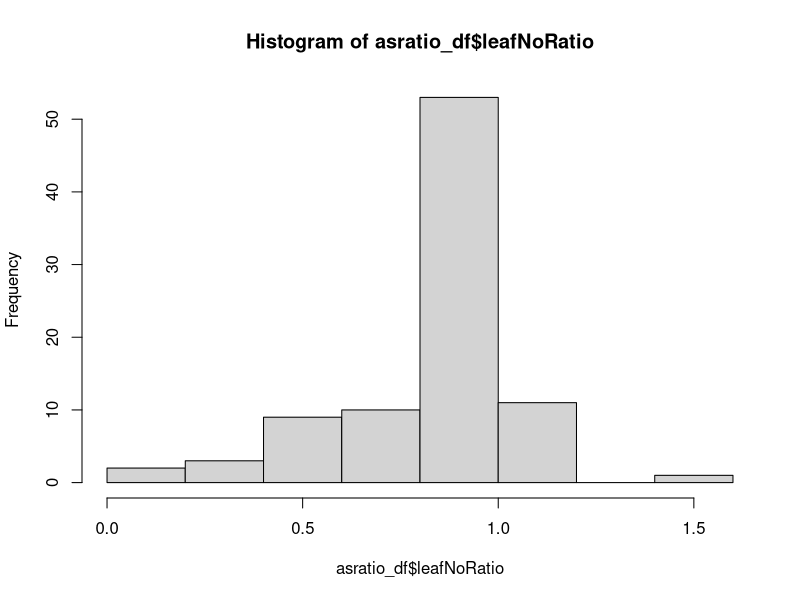

R code for this plot: (Note: this script raises an error after producing the figure.)
# ******************************************************************************

###                     Rex and Sof's Salinity Workshop                      ###

# ******************************************************************************

# ******************************************************************************

# Salinity Data Analysis ----------------

# ******************************************************************************

# first, we're going to clear the data from our global environment, so we have a 
# fresh start

rm(list = ls())


# Let's import our data

# the folder we are working in is called our "working directory". It is good 
# convention to keep everything you're working on in this folder. You can check 
# you're using the correct working directory by using 
getwd()
# if the working directory isn't the folder you want to use, you can use 
# setwd("xxxx enter filepath here xxx") # to set your working directory. 
# your data should be saved in your working directory folder. You can then easily
# access this data:

all_data <- na.omit(data.frame(read.csv("salinitydata2023.csv")))  
# read.csv will import the data from our working directory
head(all_data) 
# note that we now have all_data in our global environment, which is ##### observations 
# of #### variables
# the name of our species column is a little weird, so lets sort that out:
names(all_data)[1] <- 'species'
# and we can check that everything looks right
str(all_data)
summary(all_data)

# To standardise our results, we have calculated each variable as 
# a ratio of the mean of the control. 
# We are going to analyse the response variables leaf_no_ratio, shoot_height_ratio, 
# root_length_ratio, fw_shoot_root_ratio, dw_shoot_root_ratio, shoot_moisture, and root_moisture.


# Before we get into it, let's make sure our data is formatted so that we can work 
# with it easily. This can be tedious, but saves time in the long run

# Let's assign all of the variables we're going to use to their own object. 

species <- all_data$species
saltConc <- as.character(all_data$salt_conc) 
# this would automatically be numerical, we want it to be character, because we're 
# using it as a categorical variable.
leafNoRatio <- all_data$leaf_no_ratio
shootHtRatio <- all_data$shoot_height_ratio
rootLnRatio <- all_data$root_length_ratio
fwShootRoot <- all_data$fw_shoot_root_ratio
dwShootRoot <- all_data$dw_shoot_root_ratio
shootMoist <- all_data$shoot_moisture
rootMoist <- all_data$root_moisture
totMoist <- all_data$total_moisture

# While we do this, we're going to exclude the controls for the "leaf number-", 
# "shoot height-" and "root length (ratio to control mean)" variables. We're going 
# to combine them into dataframes with the species and salt concentration
# because we want to make sure we have the same number of observations for each of these variables.

asratio_df1 <- cbind.data.frame(species, saltConc, leafNoRatio, shootHtRatio, rootLnRatio)
asratio_df <- asratio_df1[asratio_df1$saltConc>0,] 
# this will ensure that all salt concentrations in this dataframe are greater than 0
                             
# we can get the summary for any of these variables and see the datatypes, etc
summary(asratio_df)
str(asratio_df)
# and we can check how many replicates we have for each treatment
table(asratio_df$species, asratio_df$saltConc)

# and we'll just make a dataframe of the rest of the variables, because it makes 
# plotting easier down the track:
alldata_df <- cbind.data.frame(species, saltConc, fwShootRoot, dwShootRoot, 
                               shootMoist, rootMoist, totMoist)

# Next, we need to perform some assumption testing. This is like checking in the 
# pantry to see what ingredients you have. If you have eggs, flour, milk, and sugar, 
# you can make a cake. If you have eggs, milk, bacon and cheese
# you can make an omelette. We want to do a two-way ANOVA, but we need to check 
# that we have all of the ingredients, first. 
# The assumptions (ingredients) of an ANOVA are:
#     > normally distributed data
#     > homogeneity of variances
#     > data are independent (we know our data are independent because the plants 
# were grown in their own pots, and don't influence each other either way.)


# Leaf Number as a Ratio of Control Mean ----------------------------------

# first, we're going to analyse the plant's leaf number as a ratio to the mean control in 
# response to salinity level.

# Let's check our assumptions:

### Assumption 1: data are normally distributed
# The central limit theorem tells us that When we have a sample size large enough 
# (n > 30), the sampling distribution will be normal, regardless of the distribution 
# of the data. However, it's good practice to report your assumption testing in 
# your statistical methods section. 
# We are going to use the Shapiro-Wilk method to test normality. 
# the null hypothesis is that sample distribution is normal. If the test is significant, 
# the distribution is non-normal. 
# If our p-value is > 0.05, we can assume that our data is normally distributed.

# We just extract the column needed from our relevant dataset, and we can do this 
# within the shapiro.test function
shapiro.test(asratio_df$leafNoRatio)

# we can visually assess distribution using histograms 
hist(asratio_df$leafNoRatio)


# if we compare the results from our normality tests with our histograms, we can 
# see whether our data are normally distributed.

# Sometimes, to bring our data closer to normality, we can remove some outliers. 
# We need to explore this visually using boxplots, for both our species and our salt concentration. 

# we're going to use the package 'ggpubr' to make some plots to visualise our group differences. This first needs
#installing like so:

install.packages("ggpubr")
library(ggpubr)
library(dplyr)

#plot leaf number as ratio to control mean by groups "salt concentration"
# colour box plot by second group "species"

ggboxplot(asratio_df, x = "saltConc", y = "leafNoRatio", color = "species")

# In this case, we can see that there are some outliers present. Generally, outliers
# are classed as numbers outside of 1.5 * the interquartile range. 
# we are going to remove these outliers. Make sure to give justification for this removal in your methods section.

# first, we work out what our first and third quartiles are for our data:
quartiles <- quantile(asratio_df$leafNoRatio, probs=c(.25, .75), na.rm = FALSE) 
# and determine the interquartile range (IQR)
IQR <- IQR(asratio_df$leafNoRatio)

# Then we find our lower and upper limits:
Lower <- quartiles[1] - 1.5*IQR
Upper <- quartiles[2] + 1.5*IQR 

# and reassign any data above the lower threshold and below the upper threshold to a new dataframe, 
# which we will use for the analysis.
leafNoRatio_noOutliers <- filter(asratio_df, leafNoRatio > Lower & leafNoRatio < Upper )

# let's check how many replicates we have for each, now

table(leafNoRatio_noOutliers$species, leafNoRatio_noOutliers$saltConc)

# After relevant outliers are removed, we can then re-test for normality using our Shapiro-Wilk tests.
shapiro.test(leafNoRatio_noOutliers$leafNoRatio)

# we still have a significant p-value, but let's check out our histogram:
hist(leafNoRatio_noOutliers$leafNoRatio)

ggboxplot(leafNoRatio_noOutliers, x = "saltConc", y = "leafNoRatio", color = "species")

# looks pretty good. Let's proceed.

### Assumption 2: variances are homogeneous

# the Levene's test for Homogeneity of Variance (in the 'car' package) will tell us if our variances are homogeneous - 
# that is, that all population variances are equal. A p - value < 0.05 will suggest that variances are significantly 
# different and that this assumption has been violated
# install.packages("car")
library(car) # access the car package

leveneTest(leafNoRatio ~ species*saltConc, data = leafNoRatio_noOutliers)

### two-way ANOVA

# now that we have the ingredients, let's bake our lovely ANOVA cake!
# the null hypotheses for a two-way ANOVA are:
#       > there is no difference in the means of factor A
#       > there is no difference in the means of factor B
#       > there is no interaction between factor A and B. 
# if the p-value for our ANOVA is <0.05, we reject the null, and find that there 
# is a significant difference or interaction.

leafno.aov <- aov(leafNoRatio ~ species * saltConc, data = leafNoRatio_noOutliers)
summary(leafno.aov)

 # we can generate some summary statistics for our response data, depending on our two factors:
require("dplyr")
group_by(leafNoRatio_noOutliers, species, saltConc) %>%
  summarise(count = n(),mean = mean(leafNoRatio, na.rm = TRUE),
            sd = sd(leafNoRatio, na.rm = TRUE))

# the ANOVA tells us that there are differences group means, but we don't know 
# which pairs of groups are different. We can use a Tukey multiple pairwise comparisons 
# test to see where these differences lie. Since we only have two species, 
# only need to do this for our salt concentrations:

TukeyHSD(leafno.aov, which = "saltConc")
# when interpreting the output, diff: difference between means of the two groups, 
# lwr & upr: the lower and the upper end point of the confidence interval at 95%, 
# p adj: p-value after adjustment for the multiple comparisons.


### let's graph it!

# To visualise our data (and for our report), we need to generate a means plot.
# we are going to plot our response variable by groups "saltConc", and use the colours to show the species.
# we add error bars using mean_se
# we can explore the options for our plot using the help for ggline, 
# have a play and see what you think shows your results the best!
?ggline


ggline(leafNoRatio_noOutliers, x = "saltConc", y = "leafNoRatio", color = "species",
       add = c("mean_se"),
       xlab = "salt concentration (g/L)",
       ylab = "number of leaves (ratio to control mean)",
       legend = "right")

# once we're happy with our plot, we click "export" and save it in our working folder.


# Congratulations! You've now gone through ALL code you will need to use for this prac!
# The next analyses use exactly the same functions as for the leafNoRatio variable. The
#code will now have fewer and fewer comments as you get more used to repeating the same
#analyses.

# Root length as a Ratio of Control Mean ----------------------------------

# Let's check our assumptions:

### Assumption 1: data are normally distributed
# let's do a shapiro-wilk test of normality on our rootLnRatio variable
shapiro.test(asratio_df$rootLnRatio)

# If the Sig. value of the Shapiro-Wilk Test is greater than 0.05, the data is normal. 
# If it is below 0.05, the data significantly deviate from a normal distribution.

# we can visually assess distribution using histograms 
hist(asratio_df$rootLnRatio)

# if we compare the results from our normality tests with our histograms, we can 
# see whether our data are normally distributed.

# Sometimes, to bring our data closer to normality, we can remove some outliers. 
# We need to explore this visually using boxplots, for both our species and our salt concentration. 

# plot root length as a ratio to control mean by groups "salt concentration"
# colour box plot by second group "species"

ggboxplot(asratio_df, x = "saltConc", y = "rootLnRatio", color = "species")

# We can then make note of where outliers occur, and remove them from our data set if we 
# have a valid reason to do so.

# In this case, we can see that there are some outliers present. Generally, outliers
# are classed as numbers outside of 1.5 * the interquartile range. 
# we are going to remove these outliers. Make sure to give justification for this removal in your methods section.

# first, we work out what our first and third quartiles are for our data:
quartiles <- quantile(asratio_df$rootLnRatio, probs=c(.25, .75), na.rm = FALSE) 
# and determine the interquartile range (IQR)
IQR <- IQR(asratio_df$rootLnRatio)

# Then we find our lower and upper limits:
Lower <- quartiles[1] - 1.5*IQR
Upper <- quartiles[2] + 1.5*IQR 

# and reassign any data above the lower threshold and below the upper threshold to a new dataframe, 
# which we will use for the analysis.
rootLnRatio_noOutliers <- filter(asratio_df, rootLnRatio > Lower & rootLnRatio < Upper )

# After relevant outliers are removed, we can then re-test for normality using our Shapiro-Wilk tests.
shapiro.test(rootLnRatio_noOutliers$rootLnRatio)

# And double check using a histogram:
# we can visually assess distribution using histograms 
hist(rootLnRatio_noOutliers$rootLnRatio)

# and have another look at our new boxplots:
ggboxplot(rootLnRatio_noOutliers, x = "saltConc", y = "rootLnRatio", color = "species")

table(rootLnRatio_noOutliers$species, rootLnRatio_noOutliers$saltConc)

### Assumption 2: variances are homogeneous

# Let's do our levene's test

leveneTest(rootLnRatio ~ species*saltConc, data =rootLnRatio_noOutliers)

# and we're good to go!

### two-way ANOVA

rootLn.aov <- aov(rootLnRatio ~ species * saltConc, data = rootLnRatio_noOutliers)
summary(rootLn.aov)


# we can generate some summary statistics for our response data, depending on our two factors:

group_by(rootLnRatio_noOutliers, species, saltConc) %>%
  summarise(count = n(),mean = mean(rootLnRatio, na.rm = TRUE),
            sd = sd(rootLnRatio, na.rm = TRUE))

# Tukey's HSD will tell is where the differences between groups are

TukeyHSD(rootLn.aov, which = "saltConc")


### let's graph it!

ggline(rootLnRatio_noOutliers, x = "saltConc", y = "rootLnRatio", color = "species",
       add = c("mean_se"),
       xlab = "salt concentration (g/L)",
       ylab = "root length (ratio to control mean)",
       legend = "right")

# don't forget to export your plot

# Shoot height as a Ratio of Control Mean ----------------------------------

# Let's check our assumptions:

### Assumption 1: data are normally distributed
# let's do a shapiro-wilk test of normality on our rootLnRatio variable
shapiro.test(asratio_df$shootHtRatio)

# If the Sig. value of the Shapiro-Wilk Test is greater than 0.05, the data is normal. 
# If it is below 0.05, the data significantly deviate from a normal distribution.

# we can visually assess distribution using histograms 
hist(asratio_df$shootHtRatio)

# hmm, there's quite a bit of skew there. Let's look a little closer using boxplots:

ggboxplot(asratio_df, x = "saltConc", y = "shootHtRatio", color = "species")

# and remove our outliers:

quartiles <- quantile(asratio_df$shootHtRatio, probs=c(.25, .75), na.rm = FALSE) 
IQR <- IQR(asratio_df$shootHtRatio)

Lower <- quartiles[1] - 1.5*IQR
Upper <- quartiles[2] + 1.5*IQR 

shootHtRatio_noOutliers <- filter(asratio_df, shootHtRatio > Lower & shootHtRatio < Upper )

# now we check again:
shapiro.test(shootHtRatio_noOutliers$shootHtRatio)
hist(shootHtRatio_noOutliers$shootHtRatio)
ggboxplot(shootHtRatio_noOutliers, x = "saltConc", y = "shootHtRatio", color = "species")

table(shootHtRatio_noOutliers$species, shootHtRatio_noOutliers$saltConc)

# we still have some skew, and our shapiro-wilk test tells us that our data is not normal.
# however, since ANOVA are robust to deviations from normality, we will proceed and check 
# our next assumption:

### Assumption 2: variances are homogeneous
# Let's do our levene's test
leveneTest(shootHtRatio ~ species*saltConc, data =shootHtRatio_noOutliers)

# and we're good to go!

### two-way ANOVA

shootHt.aov <- aov(shootHtRatio ~ species * saltConc, data = shootHtRatio_noOutliers)
summary(shootHt.aov)

# summary statistics:
group_by(shootHtRatio_noOutliers, species, saltConc) %>%
  summarise(count = n(),mean = mean(shootHtRatio, na.rm = TRUE),
            sd = sd(shootHtRatio, na.rm = TRUE))

# Tukey's HSD will tell is where the differences between groups are

TukeyHSD(shootHt.aov, which = "saltConc")


### let's graph it!

ggline(shootHtRatio_noOutliers, x = "saltConc", y = "shootHtRatio", color = "species",
       add = c("mean_se"),
       xlab = "salt concentration (g/L)",
       ylab = "shoot height (ratio to control mean)",
       legend = "right")

# don't forget to export your plot

### from here, you can either use your newfound knowledge to analyse the remaining five
### variables (this will put you in the running for an HD) or open and run the file 
### "workshop1_salinitycont.R" to work through our code.
### good luck!
